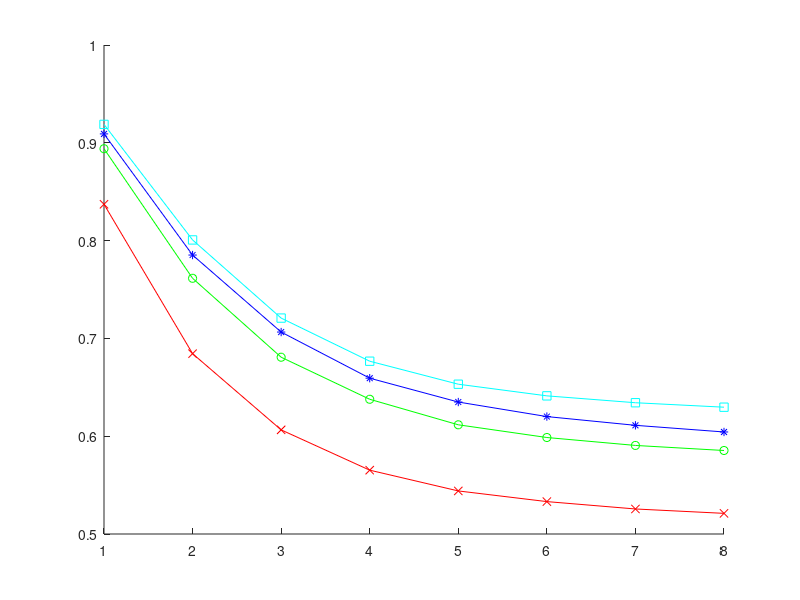

MATLAB code for this plot: (Note: this script raises an error after producing the figure.)
close all

f = load('MCs.mat');

N_Theta_range = f.N_Theta_range;
N_Theta_range = N_Theta_range(1:end-1);
U_range = f.U_range;

data = f.MCs;
data = data(:, :, 1:100); %oopsie 

figure; hold on;
for N_Theta_ind = 1:length(N_Theta_range)
    if(N_Theta_ind==1)
        lin_str = 'r-x';
    elseif(N_Theta_ind==2)
        lin_str = 'g-o';

    elseif (N_Theta_ind==3)
        lin_str = 'b-*';
    else
        lin_str = 'c-square';
    end

    plot(U_range, mean(data(N_Theta_ind, :, :), 3), lin_str);
end

legendString = string([repmat('$\delta_{\Theta} = ', length(N_Theta_range), 1), ...
    num2str(120./N_Theta_range.', 3), ...
    repmat('^{\circ}$ ', length(N_Theta_range), 1)]);
legend(legendString, 'Location', 'best', 'Interpreter','latex','Fontsize', 16);
xlabel('Users per Resource Block', 'Interpreter','latex','FontSize',14);
ylabel('$\mu(\mathbf{A}_{\Theta, k})$', 'Interpreter','latex','FontSize',14);
title({'Mutual Coherence vs. $U$', ...
    ['$N_T = ', num2str(1) '; N, M = ', num2str(16), '$']}, 'Interpreter', 'latex');
grid on;